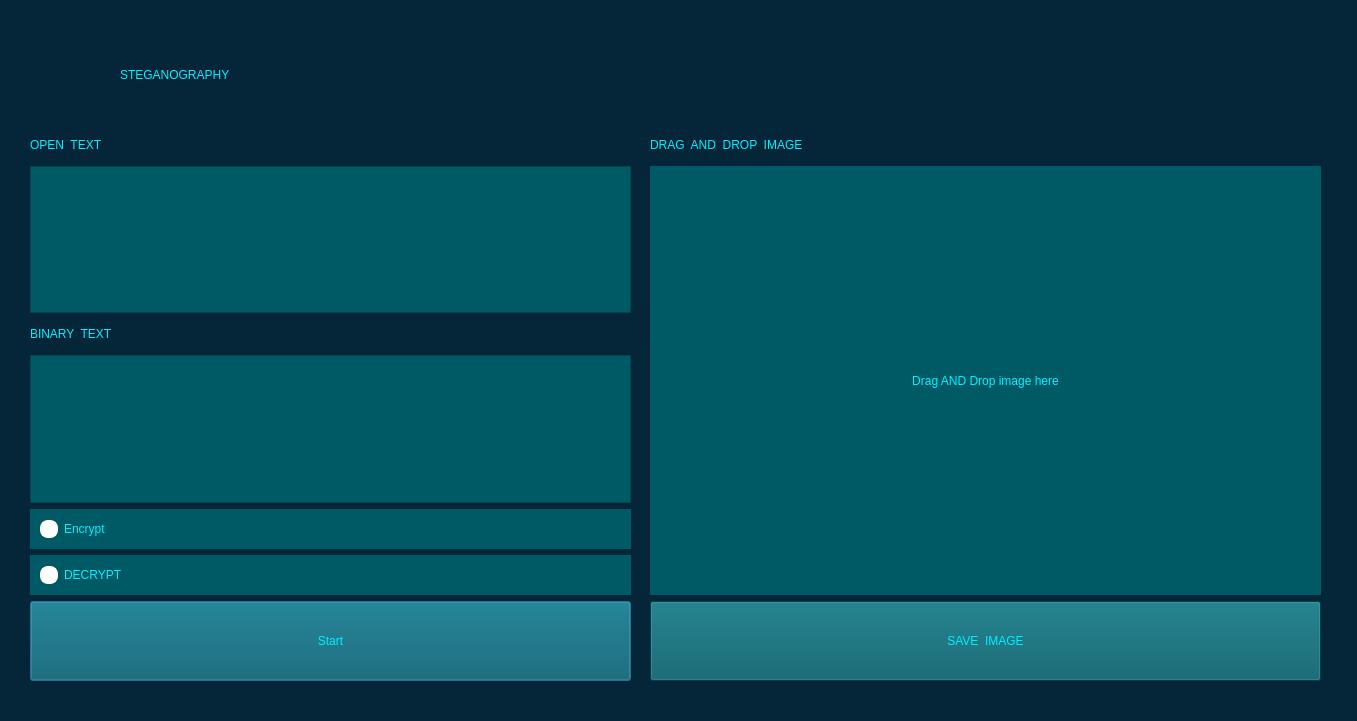
<?xml version="1.0" encoding="UTF-8"?>
<ui version="4.0">
 <class>Dialog</class>
 <widget class="QDialog" name="Dialog">
  <property name="geometry">
   <rect>
    <x>0</x>
    <y>0</y>
    <width>1357</width>
    <height>721</height>
   </rect>
  </property>
  <property name="windowTitle">
   <string>Dialog</string>
  </property>
  <widget class="QWidget" name="widget_2" native="true">
   <property name="geometry">
    <rect>
     <x>0</x>
     <y>0</y>
     <width>1371</width>
     <height>901</height>
    </rect>
   </property>
   <property name="styleSheet">
    <string notr="true">background-color: rgb(5, 38, 56);</string>
   </property>
   <widget class="QWidget" name="widget" native="true">
    <property name="geometry">
     <rect>
      <x>30</x>
      <y>130</y>
      <width>601</width>
      <height>551</height>
     </rect>
    </property>
    <property name="styleSheet">
     <string notr="true">background-color: rgb(5, 38, 56);</string>
    </property>
    <layout class="QVBoxLayout" name="verticalLayout">
     <item>
      <widget class="QLabel" name="label_2">
       <property name="minimumSize">
        <size>
         <width>0</width>
         <height>30</height>
        </size>
       </property>
       <property name="styleSheet">
        <string notr="true">font: 24pt &quot;ArcadeClassic&quot;;
color: rgb(0, 240, 255)</string>
       </property>
       <property name="text">
        <string>OPEN  TEXT</string>
       </property>
      </widget>
     </item>
     <item>
      <widget class="QTextEdit" name="textEdit_plainText">
       <property name="styleSheet">
        <string notr="true">background-color: rgb(0, 90, 102);
color: rgb(0, 240, 255);</string>
       </property>
       <property name="html">
        <string>&lt;!DOCTYPE HTML PUBLIC &quot;-//W3C//DTD HTML 4.0//EN&quot; &quot;http://www.w3.org/TR/REC-html40/strict.dtd&quot;&gt;
&lt;html&gt;&lt;head&gt;&lt;meta name=&quot;qrichtext&quot; content=&quot;1&quot; /&gt;&lt;style type=&quot;text/css&quot;&gt;
p, li { white-space: pre-wrap; }
&lt;/style&gt;&lt;/head&gt;&lt;body style=&quot; font-family:'MS Shell Dlg 2'; font-size:7.8pt; font-weight:400; font-style:normal;&quot;&gt;
&lt;p style=&quot;-qt-paragraph-type:empty; margin-top:0px; margin-bottom:0px; margin-left:0px; margin-right:0px; -qt-block-indent:0; text-indent:0px;&quot;&gt;&lt;br /&gt;&lt;/p&gt;&lt;/body&gt;&lt;/html&gt;</string>
       </property>
      </widget>
     </item>
     <item>
      <widget class="QLabel" name="label_6">
       <property name="minimumSize">
        <size>
         <width>0</width>
         <height>30</height>
        </size>
       </property>
       <property name="styleSheet">
        <string notr="true">font: 24pt &quot;ArcadeClassic&quot;;
color: rgb(0, 240, 255)</string>
       </property>
       <property name="text">
        <string>BINARY  TEXT</string>
       </property>
      </widget>
     </item>
     <item>
      <widget class="QTextEdit" name="textEdit_filteredText">
       <property name="styleSheet">
        <string notr="true">background-color: rgb(0, 90, 102);
color: rgb(0, 240, 255);</string>
       </property>
       <property name="html">
        <string>&lt;!DOCTYPE HTML PUBLIC &quot;-//W3C//DTD HTML 4.0//EN&quot; &quot;http://www.w3.org/TR/REC-html40/strict.dtd&quot;&gt;
&lt;html&gt;&lt;head&gt;&lt;meta name=&quot;qrichtext&quot; content=&quot;1&quot; /&gt;&lt;style type=&quot;text/css&quot;&gt;
p, li { white-space: pre-wrap; }
&lt;/style&gt;&lt;/head&gt;&lt;body style=&quot; font-family:'MS Shell Dlg 2'; font-size:7.8pt; font-weight:400; font-style:normal;&quot;&gt;
&lt;p style=&quot;-qt-paragraph-type:empty; margin-top:0px; margin-bottom:0px; margin-left:0px; margin-right:0px; -qt-block-indent:0; text-indent:0px;&quot;&gt;&lt;br /&gt;&lt;/p&gt;&lt;/body&gt;&lt;/html&gt;</string>
       </property>
      </widget>
     </item>
     <item>
      <widget class="QRadioButton" name="radioButton_Encrypt">
       <property name="minimumSize">
        <size>
         <width>0</width>
         <height>40</height>
        </size>
       </property>
       <property name="whatsThis">
        <string>&lt;html&gt;&lt;head/&gt;&lt;body&gt;&lt;p align=&quot;center&quot;&gt;&lt;br/&gt;&lt;/p&gt;&lt;/body&gt;&lt;/html&gt;</string>
       </property>
       <property name="styleSheet">
        <string notr="true">QRadioButton {
    background-color: rgb(0, 90, 102);
    font: 16pt &quot;ArcadeClassic&quot;;
    color: rgb(0, 240, 255);
    padding-left: 10px;
    padding-right: 10px;
}

QRadioButton::indicator {
    width: 14px;
    height: 14px;
    border-radius: 8px;
    border: 2px solid white;
    background-color: white;
}

QRadioButton::indicator:checked {
    background-color: rgb(147, 145, 122);
    border: 2px solid white;
}</string>
       </property>
       <property name="text">
        <string>Encrypt</string>
       </property>
      </widget>
     </item>
     <item>
      <widget class="QRadioButton" name="radioButton_Decrypt">
       <property name="minimumSize">
        <size>
         <width>0</width>
         <height>40</height>
        </size>
       </property>
       <property name="whatsThis">
        <string>&lt;html&gt;&lt;head/&gt;&lt;body&gt;&lt;p align=&quot;center&quot;&gt;&lt;br/&gt;&lt;/p&gt;&lt;/body&gt;&lt;/html&gt;</string>
       </property>
       <property name="styleSheet">
        <string notr="true">QRadioButton {
    background-color: rgb(0, 90, 102);
    font: 16pt &quot;ArcadeClassic&quot;;
    color: rgb(0, 240, 255);
    padding-left: 10px;
    padding-right: 10px;
}

QRadioButton::indicator {
    width: 14px;
    height: 14px;
    border-radius: 8px;
    border: 2px solid white;
    background-color: white;
}

QRadioButton::indicator:checked {
    background-color: rgb(147, 145, 122);
    border: 2px solid white;
}</string>
       </property>
       <property name="text">
        <string>DECRYPT</string>
       </property>
      </widget>
     </item>
     <item>
      <widget class="QPushButton" name="pushButton">
       <property name="minimumSize">
        <size>
         <width>0</width>
         <height>80</height>
        </size>
       </property>
       <property name="styleSheet">
        <string notr="true">background-color: rgb(0, 90, 102);
font: 16pt &quot;ArcadeClassic&quot;;
color: rgb(0, 240, 255);</string>
       </property>
       <property name="text">
        <string>Start</string>
       </property>
      </widget>
     </item>
    </layout>
   </widget>
   <widget class="QLabel" name="label">
    <property name="geometry">
     <rect>
      <x>120</x>
      <y>10</y>
      <width>1131</width>
      <height>130</height>
     </rect>
    </property>
    <property name="minimumSize">
     <size>
      <width>0</width>
      <height>130</height>
     </size>
    </property>
    <property name="styleSheet">
     <string notr="true">qproperty-alignment: 'AlignHCenter | AlignVCenter';
font: 81 60pt &quot;ArcadeClassic&quot;; color: rgb(0, 240, 255)


</string>
    </property>
    <property name="text">
     <string>STEGANOGRAPHY</string>
    </property>
   </widget>
   <widget class="QWidget" name="widget_4" native="true">
    <property name="geometry">
     <rect>
      <x>650</x>
      <y>130</y>
      <width>671</width>
      <height>551</height>
     </rect>
    </property>
    <layout class="QVBoxLayout" name="verticalLayout_3">
     <item>
      <widget class="QLabel" name="label_3">
       <property name="minimumSize">
        <size>
         <width>0</width>
         <height>30</height>
        </size>
       </property>
       <property name="maximumSize">
        <size>
         <width>16777215</width>
         <height>30</height>
        </size>
       </property>
       <property name="styleSheet">
        <string notr="true">font: 24pt &quot;ArcadeClassic&quot;;
color: rgb(0, 240, 255)</string>
       </property>
       <property name="text">
        <string>DRAG  AND  DROP  IMAGE</string>
       </property>
      </widget>
     </item>
     <item>
      <widget class="ImageLabel" name="ImageView">
       <property name="minimumSize">
        <size>
         <width>300</width>
         <height>320</height>
        </size>
       </property>
       <property name="acceptDrops">
        <bool>true</bool>
       </property>
       <property name="styleSheet">
        <string notr="true">background-color: rgb(0, 90, 102);
font: 16pt &quot;ArcadeClassic&quot;;
color: rgb(0, 240, 255);</string>
       </property>
       <property name="text">
        <string>Drag AND Drop image here</string>
       </property>
       <property name="alignment">
        <set>Qt::AlignCenter</set>
       </property>
      </widget>
     </item>
     <item>
      <widget class="QPushButton" name="pushButton_2">
       <property name="minimumSize">
        <size>
         <width>0</width>
         <height>80</height>
        </size>
       </property>
       <property name="styleSheet">
        <string notr="true">background-color: rgb(0, 90, 102);
font: 16pt &quot;ArcadeClassic&quot;;
color: rgb(0, 240, 255);</string>
       </property>
       <property name="text">
        <string>SAVE  IMAGE</string>
       </property>
      </widget>
     </item>
    </layout>
   </widget>
  </widget>
 </widget>
 <customwidgets>
  <customwidget>
   <class>ImageLabel</class>
   <extends>QLabel</extends>
   <header>main</header>
  </customwidget>
 </customwidgets>
 <resources/>
 <connections/>
</ui>
